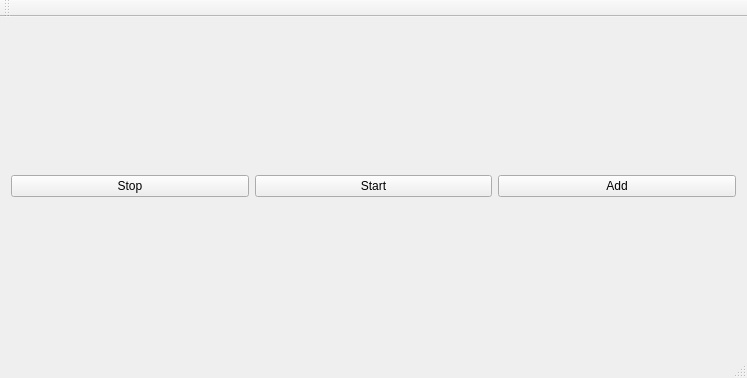
<?xml version="1.0" encoding="UTF-8"?>
<ui version="4.0">
 <class>MainWindow</class>
 <widget class="QMainWindow" name="MainWindow">
  <property name="geometry">
   <rect>
    <x>0</x>
    <y>0</y>
    <width>747</width>
    <height>378</height>
   </rect>
  </property>
  <property name="windowTitle">
   <string>MainWindow</string>
  </property>
  <widget class="QWidget" name="centralWidget">
   <layout class="QHBoxLayout" name="horizontalLayout">
    <item>
     <widget class="QPushButton" name="pushButton_3">
      <property name="text">
       <string>Stop</string>
      </property>
     </widget>
    </item>
    <item>
     <widget class="QPushButton" name="pushButton_2">
      <property name="text">
       <string>Start</string>
      </property>
     </widget>
    </item>
    <item>
     <widget class="QPushButton" name="pushButton">
      <property name="text">
       <string>Add</string>
      </property>
     </widget>
    </item>
   </layout>
  </widget>
  <widget class="QMenuBar" name="menuBar">
   <property name="geometry">
    <rect>
     <x>0</x>
     <y>0</y>
     <width>747</width>
     <height>23</height>
    </rect>
   </property>
  </widget>
  <widget class="QToolBar" name="mainToolBar">
   <attribute name="toolBarArea">
    <enum>TopToolBarArea</enum>
   </attribute>
   <attribute name="toolBarBreak">
    <bool>false</bool>
   </attribute>
  </widget>
  <widget class="QStatusBar" name="statusBar"/>
 </widget>
 <layoutdefault spacing="6" margin="11"/>
 <resources/>
 <connections/>
</ui>
